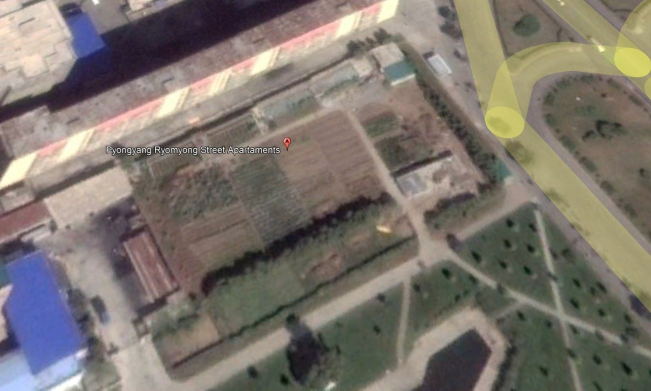
#> input picture before.jpg, 1302 x 781 px (shown at 1/2 size)
$ python exp_wise2.py
#> lines starting #> are read from the running program, lines starting #| are printed output that depends on the picture; after the words box and inside, x2 and y2 are one past the last pixel; in counts of white or black regions, pixels touching at a corner belong together
import cv2
import numpy as np
import os
import matplotlib.pyplot as plt

# --- Configuration ---
# These are our final, tuned parameters
CHANGE_THRESHOLD = 70
KERNEL_SIZE = (9, 9)

# Input files
BEFORE_FILE = 'before.jpg'
AFTER_FILE = 'after.jpg'

# --- Setup ---
print(f"Starting Experiment Proof Generation...")
print(f"Reading '{BEFORE_FILE}' and '{AFTER_FILE}'...")

# --- Load Images ---
img_before_raw = cv2.imread(BEFORE_FILE)
#> img_before_raw is the input picture: shape (781, 1302, 3); mean B, G, R 108.8, 116.6, 124.1
img_after_raw = cv2.imread(AFTER_FILE)
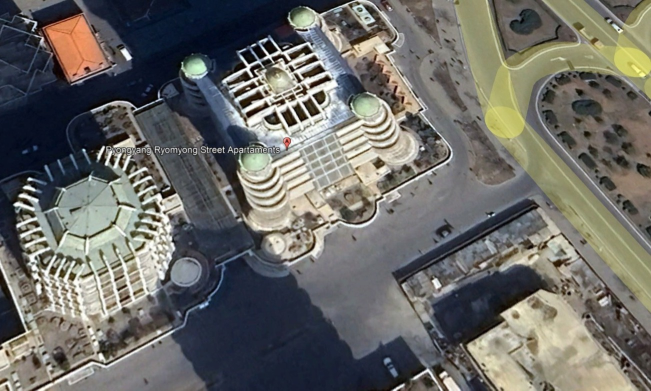
#> input picture after.jpg, 1302 x 781 px (shown at 1/2 size)
#> img_after_raw is the input picture: shape (781, 1302, 3); mean B, G, R 102.4, 106.3, 107

if img_before_raw is None or img_after_raw is None:
    print(f"FATAL ERROR: Could not load images.")
    print(f"Please make sure '{BEFORE_FILE}' and '{AFTER_FILE}' are in this folder.")
    exit()

# --- Automated Registration (Resize) ---
# Ensure both images are the exact same size for pixel-math
target_w = min(img_before_raw.shape[1], img_after_raw.shape[1])
#> target_w = 1302
target_h = min(img_before_raw.shape[0], img_after_raw.shape[0])
#> target_h = 781
dsize = (target_w, target_h)
#> dsize = (1302, 781)

img_before = cv2.resize(img_before_raw, dsize, interpolation=cv2.INTER_AREA)
img_after = cv2.resize(img_after_raw, dsize, interpolation=cv2.INTER_AREA)
print(f"Step 0: Images resized to {dsize} for registration.")
#| Step 0: Images resized to (1302, 781) for registration.

# ===================================================================
# --- ✅ Aim 1 (Part 1): Image Basics (Grayscale) ---
# ===================================================================
print("✅ Applying Aim 1 (Part 1): Grayscale Conversion...")
gray_before = cv2.cvtColor(img_before, cv2.COLOR_BGR2GRAY)
gray_after = cv2.cvtColor(img_after, cv2.COLOR_BGR2GRAY)

# ===================================================================
# --- ✅ Aim 4: Noise Removal ---
# ===================================================================
print("✅ Applying Aim 4: Noise Removal (Median Blur)...")
denoised_before = cv2.medianBlur(gray_before, 5)
denoised_after = cv2.medianBlur(gray_after, 5)

# ===================================================================
# --- ✅ Aim 5: Histogram Techniques ---
# ===================================================================
print("✅ Applying Aim 5: Histogram Equalization...")
norm_before = cv2.equalizeHist(denoised_before)
norm_after = cv2.equalizeHist(denoised_after)
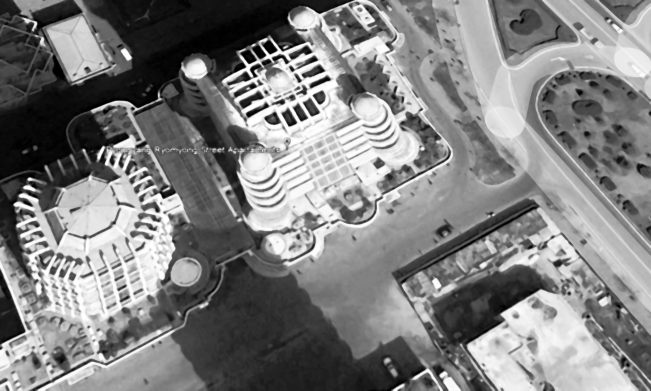
#> norm_after: shape (781, 1302) (shown at 1/2 size); min 0, max 255, mean 128.1

# ===================================================================
# --- ✅ Aim 3 & Aim 1 (Part 2): Compare Two Images (Math Ops) ---
# ===================================================================
print("✅ Applying Aim 3 & Aim 1 (Part 2): Image Differencing (absdiff)...")
diff_image = cv2.absdiff(norm_before, norm_after)
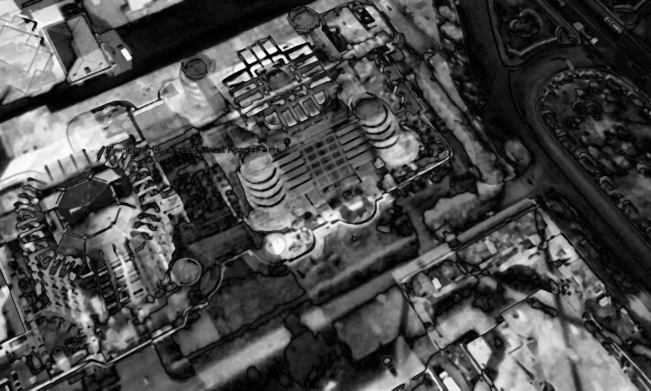
#> diff_image: shape (781, 1302) (shown at 1/2 size); min 0, max 255, mean 76.2

# ===================================================================
# --- ✅ Aim 2: Point Processing ---
# ===================================================================
print(f"✅ Applying Aim 2: Point Processing (Threshold at {CHANGE_THRESHOLD})...")
_ , thresh_mask = cv2.threshold(diff_image, CHANGE_THRESHOLD, 255, cv2.THRESH_BINARY)
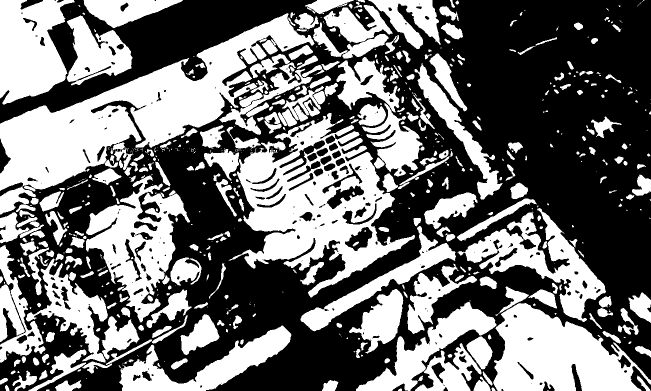
#> thresh_mask: shape (781, 1302) (shown at 1/2 size); 44.4% white; 627 white regions (272 under 20 px), largest, box (x1, y1, x2, y2) and area: (0, 26, 629, 429) 71301, (457, 226, 830, 595) 54930, (986, 606, 1302, 781) 33424

# ===================================================================
# --- ✅ Aim 7: Morphological Operations ---
# ===================================================================
print(f"✅ Applying Aim 7: Morphological Ops (Kernel={KERNEL_SIZE})...")
kernel = np.ones(KERNEL_SIZE, np.uint8)

# Part 1: Opening (Removes salt noise)
opening_mask = cv2.morphologyEx(thresh_mask, cv2.MORPH_OPEN, kernel, iterations=2)
#> opening_mask: shape (781, 1302); 28.8% white; 86 white regions, largest, box (x1, y1, x2, y2) and area: (0, 34, 607, 378) 61633, (990, 607, 1272, 781) 31583, (0, 0, 131, 199) 21000
print("  - Step 7a: MORPH_OPEN (Removes white noise dots)")

# Part 2: Closing (Fills pepper holes)
final_mask = cv2.morphologyEx(opening_mask, cv2.MORPH_CLOSE, kernel, iterations=2)
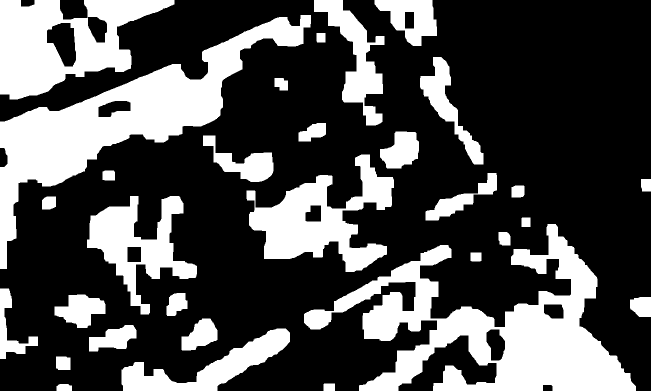
#> final_mask: shape (781, 1302) (shown at 1/2 size); 31% white; 31 white regions
print("  - Step 7b: MORPH_CLOSE (Fills black holes)")

# ===================================================================
# --- ✅ Aim 10: Region-Based Segmentation ---
# ===================================================================
print("✅ Applying Aim 10: Region Segmentation...")
print("  - The 'Final Mask' *is* the result of segmentation.")

# ===================================================================
# --- ✅ Aim 8: Edge Detection ---
# ===================================================================
print("✅ Applying Aim 8: Edge Detection (findContours)...")
overlay_image = img_after.copy()
# Find the *edges* of the segmented regions
contours, _ = cv2.findContours(final_mask.copy(), cv2.RETR_EXTERNAL, cv2.CHAIN_APPROX_SIMPLE)
#> contours = 31 contours; largest, box (x1, y1, x2, y2) and area: (608, 448, 1272, 781) 82972, (0, 30, 622, 538) 68870, (0, 0, 349, 199) 41374, (493, 309, 788, 544) 29890, (174, 392, 394, 629) 20434
# Draw the edges in red
cv2.drawContours(overlay_image, contours, -1, (0, 0, 255), 2) # BGR
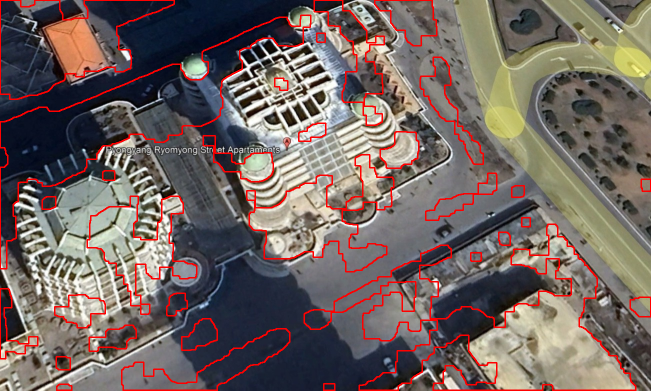
#> overlay_image: shape (781, 1302, 3) (shown at 1/2 size); 5.08% of pixels changed, all inside (x1, y1, x2, y2) = (0, 0, 1302, 781)
print("  - Contours found and drawn.")

# ===================================================================
# --- Final Quantification & Visualization ---
# ===================================================================
total_pixels = final_mask.shape[0] * final_mask.shape[1]
#> total_pixels = 1016862
change_pixels = cv2.countNonZero(final_mask)
#> change_pixels = 314974
percent_changed = (change_pixels / total_pixels) * 100
#> percent_changed = 30.98

print("\n--- Analysis Complete ---")
print(f"Percentage of area changed: {percent_changed:.2f}%")
#| Percentage of area changed: 30.98%
print("Displaying proof plot window... Close the window to exit.")
print("-------------------------")

# --- Create the Matplotlib Figure ---
# UPDATED: Changed to a 3x3 grid for a cleaner layout
fig, axs = plt.subplots(3, 3, figsize=(16, 16), facecolor="#2d3748")
fig.suptitle(f'Experiment Proofs: Step-by-Step Pipeline ({percent_changed:.2f}% Change)', fontsize=22, color="cyan")

# Set a consistent theme
plt.style.use('dark_background')
title_color = "cyan"
title_fontsize = 14

# --- Row 1: Pre-processing ---
axs[0, 0].imshow(gray_after, cmap='gray')
axs[0, 0].set_title('Exp 1: Grayscale', color=title_color, fontsize=title_fontsize)

axs[0, 1].imshow(denoised_after, cmap='gray')
axs[0, 1].set_title('Exp 4: Denoised', color=title_color, fontsize=title_fontsize)

axs[0, 2].imshow(norm_after, cmap='gray')
axs[0, 2].set_title('Exp 5: Normalized', color=title_color, fontsize=title_fontsize)

# --- Row 2: Change Detection ---
axs[1, 0].imshow(diff_image, cmap='gray')
axs[1, 0].set_title('Exp 3: Raw Difference', color=title_color, fontsize=title_fontsize)

axs[1, 1].imshow(thresh_mask, cmap='gray')
axs[1, 1].set_title(f'Exp 2: Raw Threshold (T={CHANGE_THRESHOLD})', color=title_color, fontsize=title_fontsize)

axs[1, 2].imshow(opening_mask, cmap='gray')
axs[1, 2].set_title(f'Exp 7a: Morphological Open', color=title_color, fontsize=title_fontsize)

# --- Row 3: Final Results ---
axs[2, 0].imshow(final_mask, cmap='gray')
axs[2, 0].set_title('Exp 7b/10: Final Mask (Segmentation)', color=title_color, fontsize=title_fontsize)

axs[2, 1].imshow(cv2.cvtColor(overlay_image, cv2.COLOR_BGR2RGB))
axs[2, 1].set_title('Exp 8: Final Overlay (Edges)', color=title_color, fontsize=title_fontsize)

axs[2, 2].imshow(cv2.cvtColor(img_after, cv2.COLOR_BGR2RGB))
axs[2, 2].set_title('Original "After" Image (Context)', color=title_color, fontsize=title_fontsize)

# Hide all axes ticks
for ax in axs.flat:
    ax.axis('off')

plt.tight_layout(rect=[0, 0.03, 1, 0.94])
plt.show()
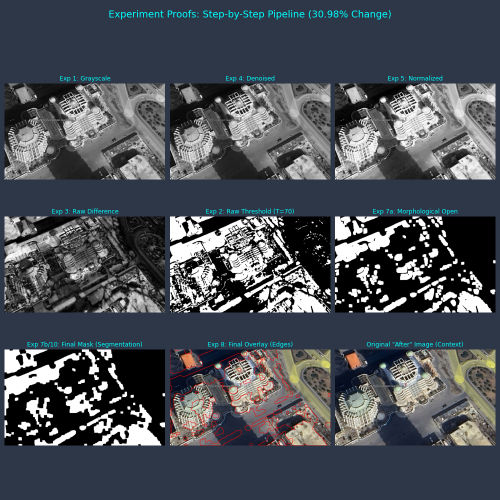
#> figure drawn by matplotlib, 9 panels
